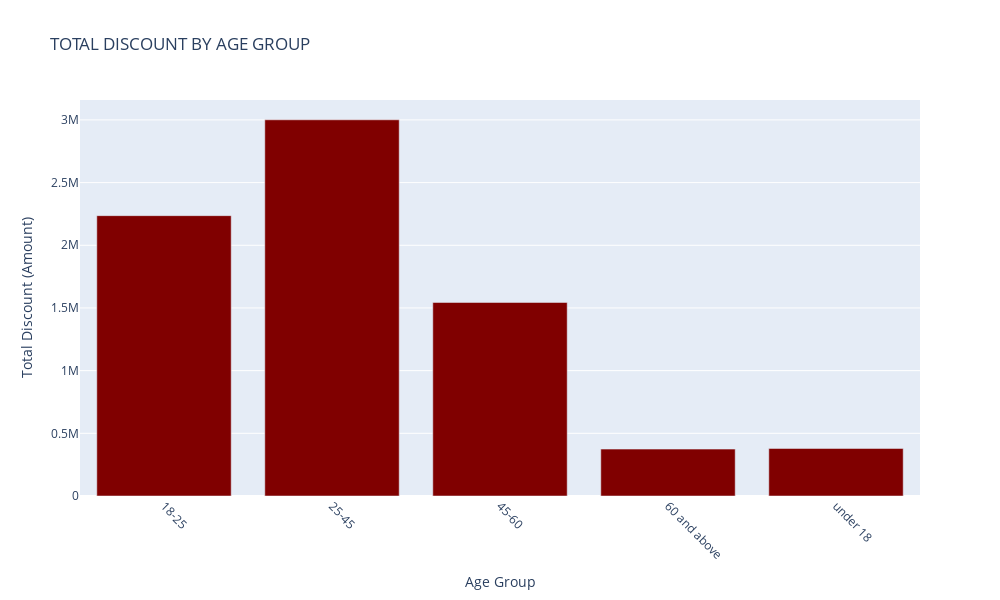

Here is the notebook cell this chart was saved with:
### Code cell
import pandas as pd
import plotly.graph_objects as go


genderdisc_sales = df.groupby('Age Group')['Discount Amount (INR)'].sum().reset_index()


fig = go.Figure(data=[
    go.Bar(
        x=genderdisc_sales['Age Group'],
        y=genderdisc_sales['Discount Amount (INR)'],
        marker=dict(color='maroon')
    )
])


fig.update_layout(
    title='TOTAL DISCOUNT BY AGE GROUP',
    xaxis_title='Age Group',
    yaxis_title='Total Discount (Amount)',
    xaxis=dict(tickangle=45),
    autosize=False,
    width=1000,  
    height=600  

# Show the plot
fig.show()

### Figure 1 — Plotly figure (JSON) as saved in the notebook; plotly's stock layout.template omitted (floating-point values rounded to 4 significant figures)
{"data": [{"marker": {"color": "maroon"}, "type": "bar", "x": ["18-25", "25-45", "45-60", "60 and above", "under 18"], "y": [2236000.0, 3001000.0, 1544000.0, 373900.0, 379100.0]}], "layout": {"autosize": false, "height": 600, "title": {"text": "TOTAL DISCOUNT BY AGE GROUP"}, "width": 1000, "xaxis": {"autorange": true, "range": [-0.5, 4.5], "tickangle": 45, "title": {"text": "Age Group"}, "type": "category"}, "yaxis": {"autorange": true, "range": [0, 3159000.0], "title": {"text": "Total Discount (Amount)"}, "type": "linear"}}}
